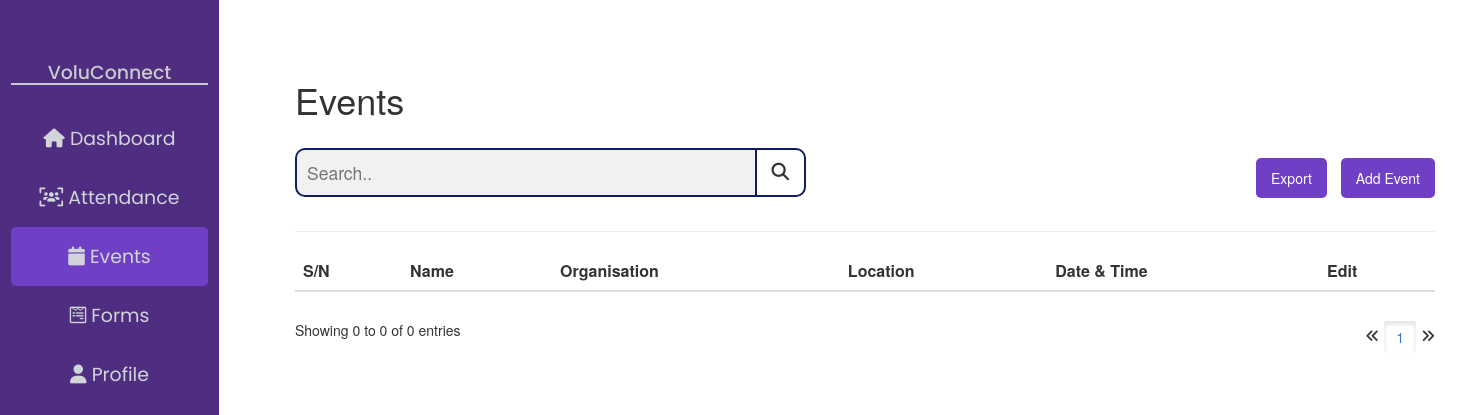
Page /events/ on the earlier database version.
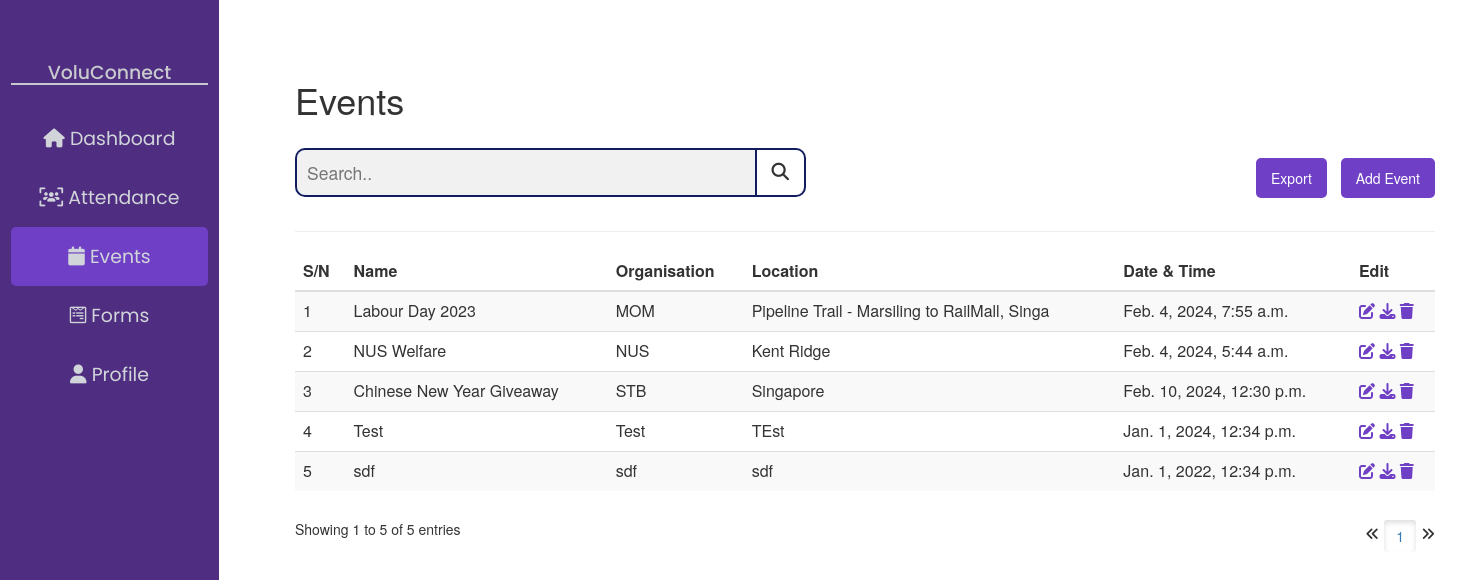
Same page on the later database version.
### voluconnect/models.py (models this page shows, shortened)
class Event(models.Model):
    event_name = models.CharField('Event Name', max_length=200)
    organisation = models.CharField(max_length=200)
    location = models.CharField(max_length=200)
    event_date = models.DateTimeField()

### voluconnect/views.py (the view)
# urls.py: path('events/', views.events, name="events"),
def events(request):
    event_list = Event.objects.all()
    paginator = Paginator(event_list, 10)
    page_number = request.GET.get('page')
    page_obj = paginator.get_page(page_number)
    return render(request, 'events.html', {'page_obj' : page_obj})

### voluconnect/templates/events.html (shortened to what this page needs)
<html>
<head>
    {% extends "base.html" %}
        {% block nav_events %}
        class="activeNav"
        {% endblock %}
        {% block content %}
            <h1>Events</h1>
            <div class="events-toolkit">
                <form class="events-filter" action="">
                    <input type="text" placeholder="Search.." name="search">
                    <button type="submit"><i class="fa fa-search"></i></button>
                </form>
                <div class="events-btn">
                    <a href="/export_events">
                        <button id="export-button">Export</button>
                    </a>
                    <a href="/add_event">
                        <button id="add-event-button">Add Event</button>
                    </a>
                </div>
            </div>
            <hr/>
            <table id="eventsTable" class="table table-striped">
                <thead>
                    <tr>
                        <th>S/N</th>
                        <th>Name</th>
                        <th>Organisation</th>
                        <th>Location</th>
                        <th>Date & Time</th>
                        <th>Edit</th>
                    </tr>
                </thead>
                <tbody>
                    {% for event in page_obj %}
                    <tr>
                        <td>{{ event.id }}</td>
                        <td>{{ event.event_name }}</td>
                        <td>{{ event.organisation }}</td>
                        <td>{{ event.location }}</td>
                        <td>{{ event.event_date }}</td>
                        <td>
                            <button class="editIcon" type="submit" value="Edit" onclick="openModal(`{{ event.id }}`)" style="border: none; background: none; cursor: pointer;">
                                <i class="fa fa-pen-to-square"></i>
                            </button>
                            <a href="" class="editIcon">
                                <i class="fa fa-download"></i>
                            </a>
                            <form action="{% url 'delete_event' event.pk %}" method="post" class="editIcon">
                                <button type="submit" value="Delete" onclick="return confirm('Are you sure?');" style="border: none; background: none; cursor: pointer;">
                                    <i class="fa fa-trash"></i>
                                </button>
                            </form>
                        </td>
                    </tr>
                    {% endfor %}
                </tbody>
            </table>
            <div id="pagination">
                <p id="counter">Showing {{ page_obj.start_index }} to {{ page_obj.end_index }} of {{ page_obj.paginator.count }} entries</p>
                <span class="step-links">
                    {% if page_obj.has_previous %}
                        <a href="?page={{ page_obj.previous_page_number }}">
                            <i class="fa fa-angles-left"></i>
                        </a>
                    {% else %}
                        <i class="fa fa-angles-left"></i>
                    {% endif %}
                    <span class="current">
                        {% for num in page_obj.paginator.page_range %}
                            {% if page_obj.number == num %}
                                <a href="?page={{ num }}" class="btn active">{{ num }}</a>
                            {% else %}
                                <a href="?page={{ num }}" class="btn">{{ num }}</a>
                            {% endif %}
                        {% endfor %}
                    </span>
                    {% if page_obj.has_next %}
                        <a href="?page={{ page_obj.next_page_number }}">
                            <i class="fa fa-angles-right"></i>
                        </a>
                    {% else %}
                        <i class="fa fa-angles-right"></i>
                    {% endif %}
                </span>
            </div>
        {% endblock %}

### voluconnect/templates/base.html (shortened to what this page needs)
<html>
<head>
    <link rel="stylesheet" href="../static/css/custom-style.css">
    <link rel="stylesheet" href="https://cdn.jsdelivr.net/npm/bootstrap@3.3.7/dist/css/bootstrap.min.css">
    <link rel="stylesheet" href="https://cdnjs.cloudflare.com/ajax/libs/font-awesome/6.5.1/css/all.min.css">
</head>
<body>
    <div class="sidenav">
        <h3>VoluConnect</h3>
        <a {% block nav_dashboard %}{% endblock %} href="{% url 'dashboard' %}">
            <i class="fa fa-home"></i>
            <span class="sidenav-text">Dashboard</span>
        </a>
        <a {% block nav_attendance %}{% endblock %} href="{% url 'attendance' %}">
            <i class="fa fa-users-viewfinder"></i>
            <span class="sidenav-text">Attendance</span>
        </a>
        <a {% block nav_events %}{% endblock %} href="{% url 'events' %}">
            <i class="fa fa-calendar"></i>
            <span class="sidenav-text">Events</span>
        </a>
        <a {% block nav_forms %}{% endblock %} href="{% url 'form_creator:form_list' %}">
            <i class="fa-brands fa-wpforms"></i>
            <span class="sidenav-text">Forms</span>
        </a>
        <a {% block nav_profile %}{% endblock %} href="{% url 'profile' %}">
            <i class="fa fa-user"></i>
            <span class="sidenav-text">Profile</span>
        </a>
    </div>
    <div class="container">
        {% block content %}
        {% endblock %}
    </div>
</body>
</html>

### static/css/custom-style.css (style rules this page uses)
a, a:hover { text-decoration: none !important; }
.sidenav { height: 100%; width: 15vw; position: fixed; z-index: 1; top: 0; left: 0; background-color: #4f2e81; overflow-x: hidden; padding-top: 20px; }
.sidenav h3 { font-size: 1.35em; color: #c8cace; font-family: "Poppins", "sans-sarif"; text-align: center; padding-top: 1em; width: 90%; margin: 1.25em auto; border-bottom: 2px solid #c8cace; }
.sidenav a { padding: 16px 0; text-align: center; text-decoration: none; font-size: 1.35em; font-family: "Poppins", "sans-sarif"; color: #d1d5da; display: block; }
.sidenav a:active, .activeNav { background-color: #6f40c5; color: whitesmoke; width: 90%; margin: auto; border-radius: 5px; }
.container { margin-right: 0 !important; margin-left: 280px !important; }
.container h1 { margin-top: 10vh; }
#eventsTable { margin: 0 auto; }
#eventsTable .editIcon { text-decoration: none; color: #6f40c5; margin: 0; padding: 0; display: inline; }
#eventsTable .editIcon button { padding: 0; }
#pagination #counter { float: left; }
#pagination .step-links { float: right; }
#pagination { padding-top: 2em; }
.events-toolkit { justify-content: space-between; align-items: center; margin-top: 2em; width: 100%; position: relative; }
form.events-filter { display: inline-flex; width: 35vw; }
form.events-filter input[type=text] { width: 100%; padding: 10px; border: 2px solid #111d5e; border-radius:10px 0 0 10px ; border-right: none; outline: none; font-size: 1.25em; color: #6f40c5; background: #f1f1f1; }
form.events-filter button { float: left; text-align: center; outline: none; cursor: pointer; border: 2px solid #111d5e; border-radius: 0 10px 10px 0 ; background: none; font-size: 1.25em; border-left: 2px solid #111d5e; transition: background-color 0.3s ease; padding: 10px 15px; }
.events-btn { margin-top: 10px; float: right; }
#export-button, #add-event-button { padding: 10px 15px; margin-left: 10px; border: none; border-radius: 5px; cursor: pointer; transition: background-color 0.3s ease; background-color: #6f40c5; color: white; }

Differences in the rows shown:
added Event: id "1", event_name "Labour Day 2023", organisation "MOM", location "Pipeline Trail - Marsiling to RailMall, Singa", event_date "Feb. 4, 2024, 7:55 a.m."
added Event: id "2", event_name "NUS Welfare", organisation "NUS", location "Kent Ridge", event_date "Feb. 4, 2024, 5:44 a.m."
added Event: id "3", event_name "Chinese New Year Giveaway", organisation "STB", location "Singapore", event_date "Feb. 10, 2024, 12:30 p.m."
added Event: id "4", event_name "Test", organisation "Test", location "TEst", event_date "Jan. 1, 2024, 12:34 p.m."
added Event: id "5", event_name "sdf", organisation "sdf", location "sdf", event_date "Jan. 1, 2022, 12:34 p.m."
Other differences:
{{ page_obj.start_index }}: "0" → "1"
{{ page_obj.end_index }}: "0" → "5"
{{ page_obj.paginator.count }}: "0" → "5"
